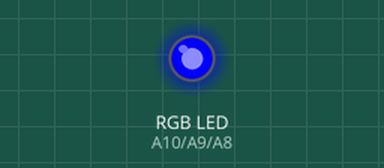
Recording of a sketch running on a simulated Arduino Mega 2560, built with avr-gcc and run on an emulated ATmega2560. Shown: an RGB LED mixed from three pins (HIGH = lit).

Above: at 2.5 s.
At 7.5 s:
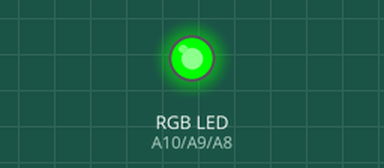
At 12.5 s:
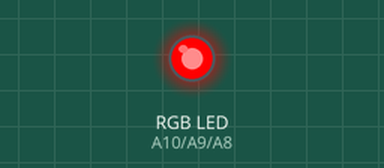
Timing chart, 0 to 19.5 s (numbered marks = the images above):
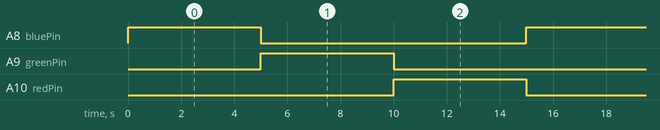

The sketch:

LED.ino
```cpp
//#include <MFRC522.h>
#include <SoftwareSerial.h>
#include <Wire.h>


// RGB LED Pins (PWM pins on Arduino Uno)
int redPin = A10;
int greenPin = A9;
int bluePin = A8;

// Function to set RGB LED color
void setRGBColor(int redVal, int greenVal, int blueVal) {
  // Invert values because it's a common anode RGB LED
  analogWrite(redPin, redVal);    // Set red intensity (inverted)
  analogWrite(greenPin, greenVal); // Set green intensity (inverted)
  analogWrite(bluePin, blueVal);   // Set blue intensity (inverted)
}

void setup() {
  // Initialize RGB LED pins as OUTPUT
  pinMode(redPin, OUTPUT);
  pinMode(greenPin, OUTPUT);
  pinMode(bluePin, OUTPUT);

  // Set initial color to white (255, 255, 255 means all colors on)
  setRGBColor(255, 255, 255);  // White
}

void loop() {
  // Cycle through Red, Green, and Blue colors with 1-second delay
  setRGBColor(0, 0, 255);  // Red
  delay(5000);
  setRGBColor(0, 255, 0);  // Red
  delay(5000);
  setRGBColor(255, 0, 0);  // Red
  delay(5000);


}
```

Measured:
- by itself, A8 (bluePin), A9 (greenPin), A10 (redPin): alternates HIGH for 5.0 s and LOW for 10.0 s
- by itself, everything shown: repeats every 15.0 s, in 3 steps
